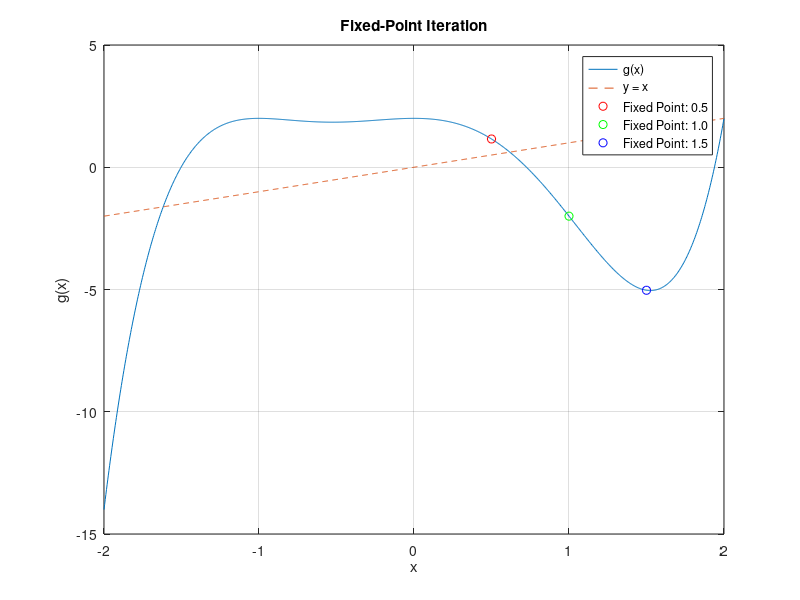

Source code (MATLAB):
% The main function of our program
function main()

    clc; clear;

    % Main Area for Input
    g = @(x) x.^5 - 3*x.^3 - 2*x.^2 + 2; % equations

    % Try different initial approximations
    initial_approximations = [0.5, 1.0, 1.5];

    % Define colors for each fixed point
    colors = ['r', 'g', 'b'];

    for i = 1:length(initial_approximations)
        p = initial_approximations(i);
        TOL = 1e-4; % tolerance
        N = 50;     % max num of iterations

        % Function calling
        fixed_point_iteration(g, p, TOL, N, colors(i));
    end

    % Plot the function and y=x line
    x_vals = linspace(-2, 2, 1000);
    y_vals = g(x_vals);

    figure;
    plot(x_vals, y_vals, 'DisplayName', 'g(x)');
    hold on;
    plot(x_vals, x_vals, '--', 'DisplayName', 'y = x');

    % Highlight fixed points with distinct colors
    for i = 1:length(initial_approximations)
        p = initial_approximations(i);
        color = colors(i);
        plot(p, g(p), [color 'o'], 'DisplayName', sprintf('Fixed Point: %.1f', p));
    end

    xlabel('x');
    ylabel('g(x)');
    title('Fixed-Point Iteration');
    legend('Location', 'northeast');
    grid on;
    hold off;

end

% The Function implemented for Fix-Point Iteration
function fixed_point_iteration(g, p, TOL, N, color)

    success = false;
    fprintf('fixed-point method\n');

    % Step 1
    i = 1;

    % Step 2
    while i <= N

        % Step 3
        P = g(p);

        % Step 4
        if abs(P - p) < TOL
            fprintf('\nProcedure completed successfully. Root: %.10f\n', p);

            success = true;
            return;
        end

        % Step 5
        i = i + 1;

        % Step 6
        p = P;
    end

    % Step 7 - if not success
    if ~success
        fprintf('\nMethod failed after %d iterations\n', N);
        fprintf('The procedure was unsuccessful.\n');
    end
end

